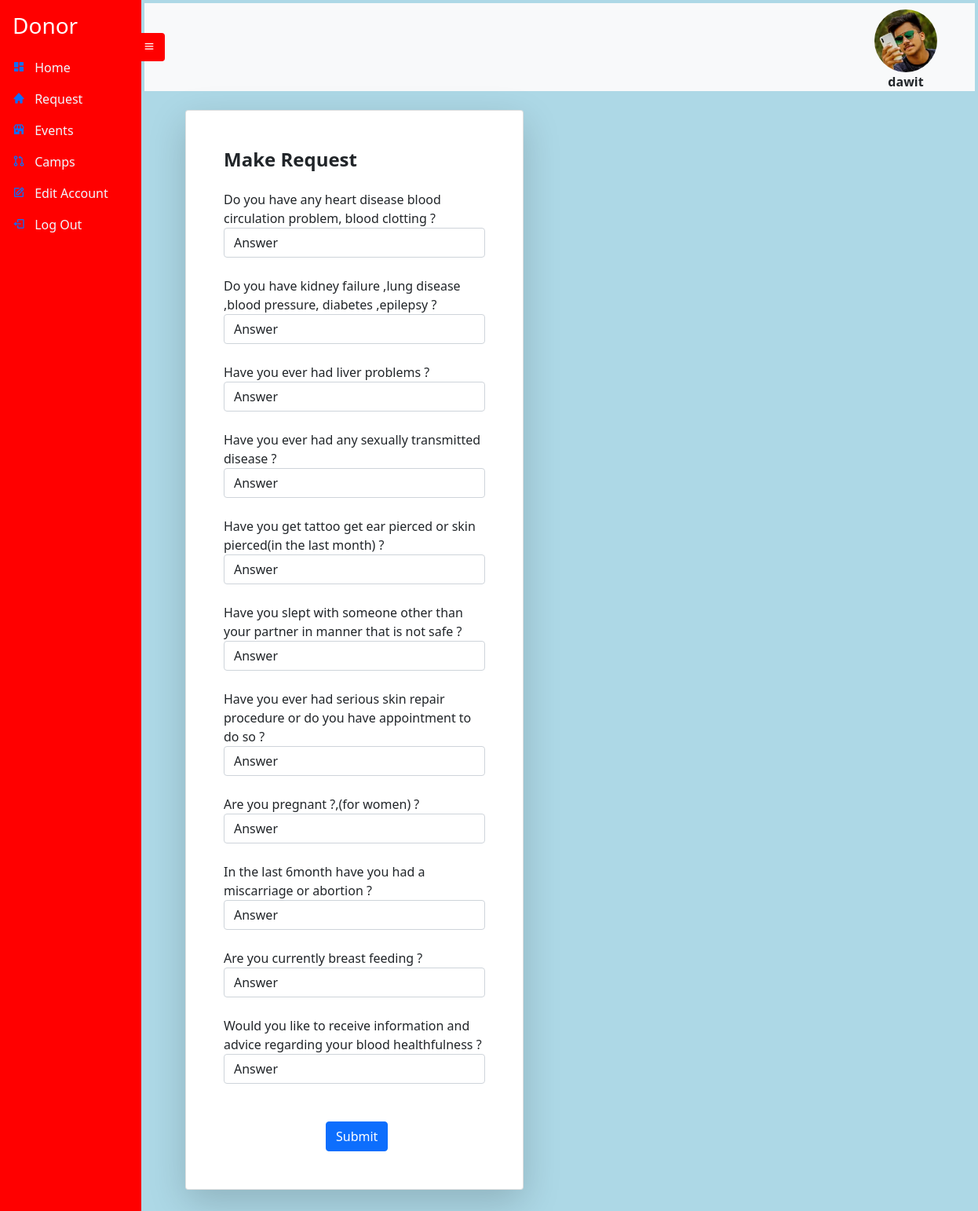
The app's page /makerequest (signed in) with its own data.
### Donor/models.py (models this page shows, shortened)
class Donor(models.Model):
    Donor_id =  models.UUIDField(default=uuid.uuid4, unique=True,
                          primary_key=True, editable=False)
    Account_id = models.OneToOneField(Account , on_delete=models.CASCADE ,null=True , blank=True)
    Donorname = models.CharField(max_length=20 , null=True , blank=True)
    DateOfBirth = models.DateTimeField(max_length=6, null=True , blank=True)
    Bloodgroup= models.CharField(max_length=10, null=True , blank=True , choices=blood_group)
    Address_id = models.OneToOneField(Address, on_delete=models.CASCADE , null=True , blank=True)
    Gender = models.CharField(max_length=10, null=True , blank=True)
    Age = models.IntegerField()
    Nationality = models.CharField(max_length=10, null=True , blank=True)
    Height = models.FloatField(max_length=10, null=True , blank=True)
    Weight = models.FloatField(max_length=10, null=True , blank=True)
    BMS = models.FloatField(max_length=10 , null=True , blank=True)
    BloodPressure = models.CharField(max_length=10 ,  null=True , blank=True)
    ProfilePic= models.FileField(null=True, blank=True, upload_to='profilepic/', default="profilepic/defaultprofile.jpeg")

class DonationRequestFormQuesitons(models.Model):
   Question_id = models.UUIDField( default=uuid.uuid4, unique=True,
                          primary_key=True, editable=False)
   HeartDisease = models.TextField (null=True , blank=True , )
   Kidney_Lung_Bloodpressure_Diabetes_Epilepsy = models.TextField( null=True , blank=True )
   Liverproblems = models.TextField(null=True , blank=True )
   STD = models.TextField(null=True , blank=True )
   Tattoo_Ear_skin_pierced_lastmonth= models.TextField( null=True , blank=True)
   Slpet_Unsafely_OtherThanPartner = models.TextField( null=True , blank=True )
   SeriousSkinRepair = models.TextField(null=True , blank=True )
   Preagnant = models.TextField(null=True , blank=True )
   Abortion = models.TextField( null=True , blank=True )
   BreastFeeding = models.TextField( null=True , blank=True  )
   BloodHealthfulnessInfo = models.TextField( null=True , blank=True)
   Type = models.CharField(max_length=10 , null=True , blank=True)

class DonationRequestFormResult(models.Model):
    Result_id = models.UUIDField(default=uuid.uuid4, unique=True,
                          primary_key=True, editable=False)
    Donor_id = models.ForeignKey(Donor , null=True , on_delete=models.SET_NULL,blank=True , unique=False)
    HeartDisease = models.CharField(max_length=3, null=True , blank=True ,choices=Answer_choices)
    Kidney_Lung_Bloodpressure_Diabetes_Epilepsy = models.CharField(max_length=3, null=True , blank=True ,  choices=Answer_choices)
    Liverproblems = models.CharField(max_length=3, null=True , blank=True ,choices=Answer_choices)
    STD = models.CharField(max_length=3, null=True , blank=True ,choices=Answer_choices)
    Tattoo_Ear_skin_pierced_lastmonth= models.CharField(max_length=3, null=True , blank=True ,choices=Answer_choices)
    Slpet_Unsafely_OtherThanPartner = models.CharField(max_length=3, null=True , blank=True ,choices=Answer_choices)
    SeriousSkinRepair = models.CharField(max_length=3, null=True , blank=True ,choices=Answer_choices)
    Preagnant = models.CharField(max_length=3, null=True , blank=True,choices=Answer_choices)
    Abortion = models.CharField(max_length=3, null=True , blank=True,choices=Answer_choices)
    BreastFeeding = models.CharField(max_length=3, null=True , blank=True,choices=Answer_choices)
    BloodHealthfulnessInfo = models.CharField(max_length=10, null=True , blank=True,choices=Answer_choices)
    Status = models.CharField(null=True , max_length=11 , blank=True , default='in progress')
    Request_time = models.TimeField(auto_now_add=True , null=True , blank=True)
    Request_Date = models.DateField(auto_now_add=True  , null=True , blank=True)

### UserAccount/models.py (models this page shows, shortened)
class Account(AbstractUser):
    Role = models.CharField(max_length=25, null=True , blank=True)

### Donor/views.py (the view, shortened to what this page needs)
# urls.py: path('makerequest', views.MakeDonationRequest , name='makerequest'),
def MakeDonationRequest(request):
    donor = DonorState(request)['donor']
    form = RequestAnswerCreationForm()
    questions = None
    deferringList = None
    try:
        questions = DonationRequestFormQuesitons.objects.all()[0]
    except:
        questions = None
    try:
        deferringList =  DeferringList.objects.get(Donor_id = donor)
    except:
        deferringList = None
        print('list not found')
    context = { 'form':form , 'questions':questions , 'donor':donor}
    return render(request, 'donor/createdonationrequest.html',context)

### Donor/forms.py
class RequestAnswerCreationForm(ModelForm):
        class Meta:
            model = DonationRequestFormResult
            fields = ['HeartDisease','Kidney_Lung_Bloodpressure_Diabetes_Epilepsy',
            'Liverproblems','STD','Tattoo_Ear_skin_pierced_lastmonth','Slpet_Unsafely_OtherThanPartner',
            'SeriousSkinRepair','Preagnant','Abortion','BreastFeeding','BloodHealthfulnessInfo']

### Donor/views.py (called while the page is built)
def DonorState(request):
    donor = request.user
    context = {'donor': Donor.objects.get(Account_id = donor.id) }
    return context

### templates/donor/createdonationrequest.html (shortened to what this page needs)
{% extends 'donor/donor.html' %}
{% load widget_tweaks %}
{% block content %}
<br>
<section class="h-100">
<div class="container h-100">
        <div class="col-xxl-4 col-xl-5 col-lg-5 col-md-7 col-sm-9">
<div class="card shadow-lg">
    <div class="card-body p-5">
        <h1 class="fs-4 card-title fw-bold mb-4">Make Request </h1>
        <form  method="POST" >
            {% if questions %}
            {{questions.HeartDisease}}                 {% render_field form.HeartDisease  id="formInput#text"  class="form-control"  %} <br>
            {{questions.Kidney_Lung_Bloodpressure_Diabetes_Epilepsy}}                 {% render_field form.Kidney_Lung_Bloodpressure_Diabetes_Epilepsy  id="formInput#text"  class="form-control"  %}<br>
            {{questions.Liverproblems}}                 {% render_field form.Liverproblems  id="formInput#text"  class="form-control"  %}<br>
            {{questions.STD}}                 {% render_field form.STD  id="formInput#text"  class="form-control"  %} 	<br>
            {{questions.Tattoo_Ear_skin_pierced_lastmonth}}                 {% render_field form.Tattoo_Ear_skin_pierced_lastmonth  id="formInput#text"  class="form-control"  %} <br>
            {{questions.Slpet_Unsafely_OtherThanPartner}}                 {% render_field form.Slpet_Unsafely_OtherThanPartner  id="formInput#text"  class="form-control"  %} <br>
            {{questions.SeriousSkinRepair}}                 {% render_field form.SeriousSkinRepair  id="formInput#text"  class="form-control"  %} <br>
            {{questions.Preagnant}}                 {% render_field form.Preagnant  id="formInput#text"  class="form-control"  %} <br>
            {{questions.Abortion}}                 {% render_field form.Abortion  id="formInput#text"  class="form-control"  %} <br>
            {{questions.BreastFeeding}}                 {% render_field form.BreastFeeding  id="formInput#text"  class="form-control"  %} <br>
            {{questions.BloodHealthfulnessInfo}}                 {% render_field form.BloodHealthfulnessInfo  id="formInput#text"  class="form-control"  %}  <br>
            <br>
                <div style="align-self:auto; margin-left: 130px;">
                    <button type="submit" class="btn btn-primary ms-auto">
                        Submit
                    </button>
                </div>
            {% else %}
            <div class="mb-3">
                <h>No quesitons to fill for now</h>
            </div>
            {% endif %}
        </form>
    </div>
</div>
</div>
</div>
</section>
<br>
{% endblock %}

### templates/donor/donor.html (shortened to what this page needs)
{% extends 'sidebarbase.html' %}
{% block content1 %}
<div
      class="side-navbar active-nav d-flex justify-content-between flex-wrap flex-column"
      id="sidebar"
    >
      <ul class="nav flex-column text-white w-100">
        <a href="{% url 'donordashbord' 'notall' %}" class="nav-link h3 text-white my-2">
          Donor
        </a>
        <li class="nav-link">
          <i class="bx bxs-dashboard"></i>
          <span class="mx-2" ><a class="inner-anchor"  href="{% url 'donordashbord' 'notall' %}"> Home</a></span>
        </li>
        <li class="nav-link">
          <i class="bx bxs-home"></i>
          <span class="mx-2" ><a class="inner-anchor" href="{% url 'donationrequest' 'notall' %}"> Request</a></span>
        </li>
        <li class="nav-link">
          <i class="bx bxs-store"></i>
          <span class="mx-2" ><a class="inner-anchor" href="{% url 'getevent' 'notall' %}"> Events </a></span>
        </li>
        <li class="nav-link">
          <i class="bx bx-git-pull-request"></i>
          <span class="mx-2" ><a class="inner-anchor" href="#"> Camps</a></span>
        </li>
        <li class="nav-link">
          <i class="bx bx-edit"></i>
          <span class="mx-2" ><a class="inner-anchor" href="{% url 'donoreditpassword'  %}"> Edit Account</a></span>
        </li>
        <li class="nav-link">
          <i class="bx bx-log-out"></i>
          <span class="mx-2" ><a class="inner-anchor" href="{% url 'logout' %}" > Log Out </a></span>
        </li>
      </ul>
    </div>
    <div class="p-1 my-container active-cont" style="background-color:lightblue">
      <nav class="navbar top-navbar navbar-light bg-light px-5">
        <a class="btn border-0" id="menu-btn"><i class="bx bx-menu"></i></a>
        <figure id="image">
          <img src="/static/images/{{ donor.ProfilePic }}" style="height: 80px;
          width: 80px;
          border-radius: 50%; " >
          <figcaption style="text-align: center;"><b>{{user.username}}</b></figcaption>
        </figure>
              </nav>
      {% block content %}
      {% endblock %}
{% endblock %}

### static/styles/sidebar.css (style rules this page uses)
* { margin: 0; padding: 0; box-sizing: border-box; }
body { min-height: 100vh; background-color: #fff; }
.side-navbar { width: 180px; height: 100%; position: fixed; margin-left: -300px; background-color: red; transition: 0.5s; }
.my-container { transition: 0.4s; }
.active-nav { margin-left: 0; }
.active-cont { margin-left: 180px; }
#menu-btn { background-color: red ; color: #fff; margin-left: -62px; }
#image { max-width: 300px; height: 80px; border-radius: 50%; top: 10px; right: 0px; }
.inner-anchor { color: aliceblue; text-decoration: black; }
.container { margin-left: 40px; }

### records on screen
Donor: ProfilePic (picture)
Account: username "dawit"
DonationRequestFormQuesitons: HeartDisease "Do you have any heart disease blood circulation problem, blood clotting ?", Kidney_Lung_Bloodpressure_Diabetes_Epilepsy "Do you have kidney failure ,lung disease ,blood pressure, diabetes ,epilepsy ?", Liverproblems "Have you ever had liver problems ?", STD "Have you ever had any sexually transmitted disease ?", Tattoo_Ear_skin_pierced_lastmonth "Have you get tattoo get ear pierced or skin pierced(in the last month) ?", Slpet_Unsafely_OtherThanPartner "Have you slept with someone other than your partner in manner that is not safe ?", SeriousSkinRepair "Have you ever had serious skin repair procedure or do you have appointment to do so ?", Preagnant "Are you pregnant ?,(for women) ?", Abortion "In the last 6month have you had a miscarriage or abortion ?", BreastFeeding "Are you currently breast feeding ?", BloodHealthfulnessInfo "Would you like to receive information and advice regarding your blood healthfulness ?"
